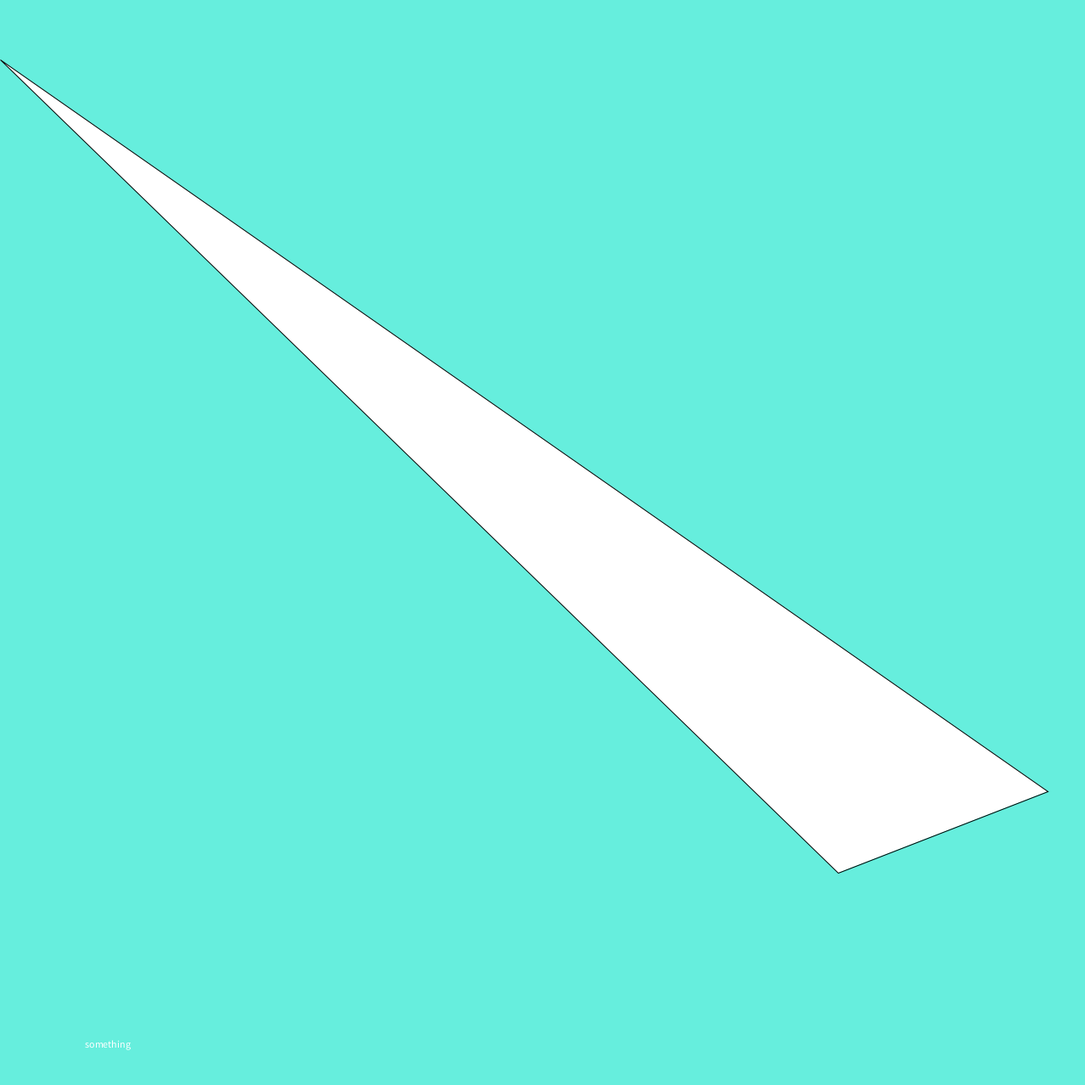
Frame 1 (no input)
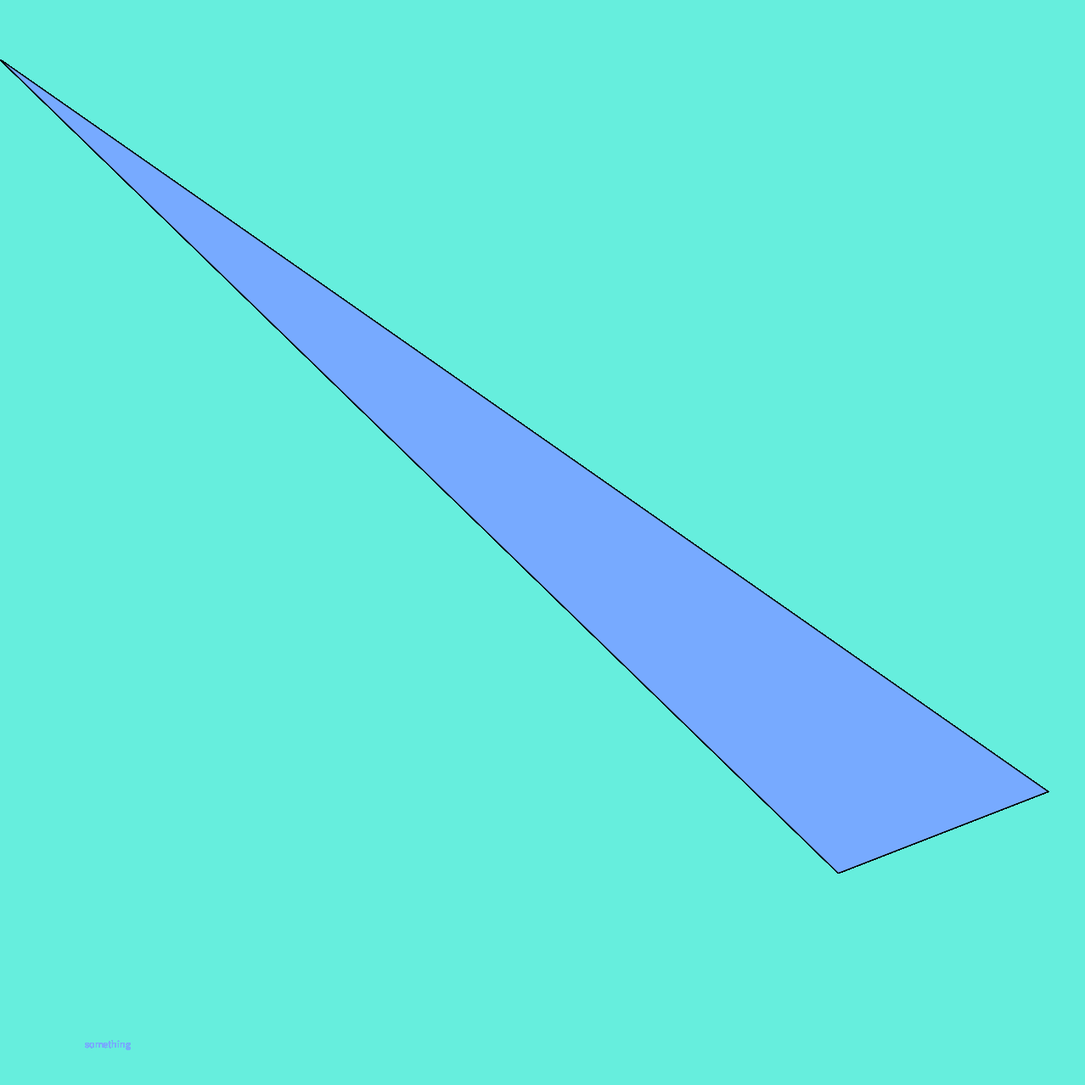
Frame 60 (the mouse pressed at the canvas centre just before this capture)
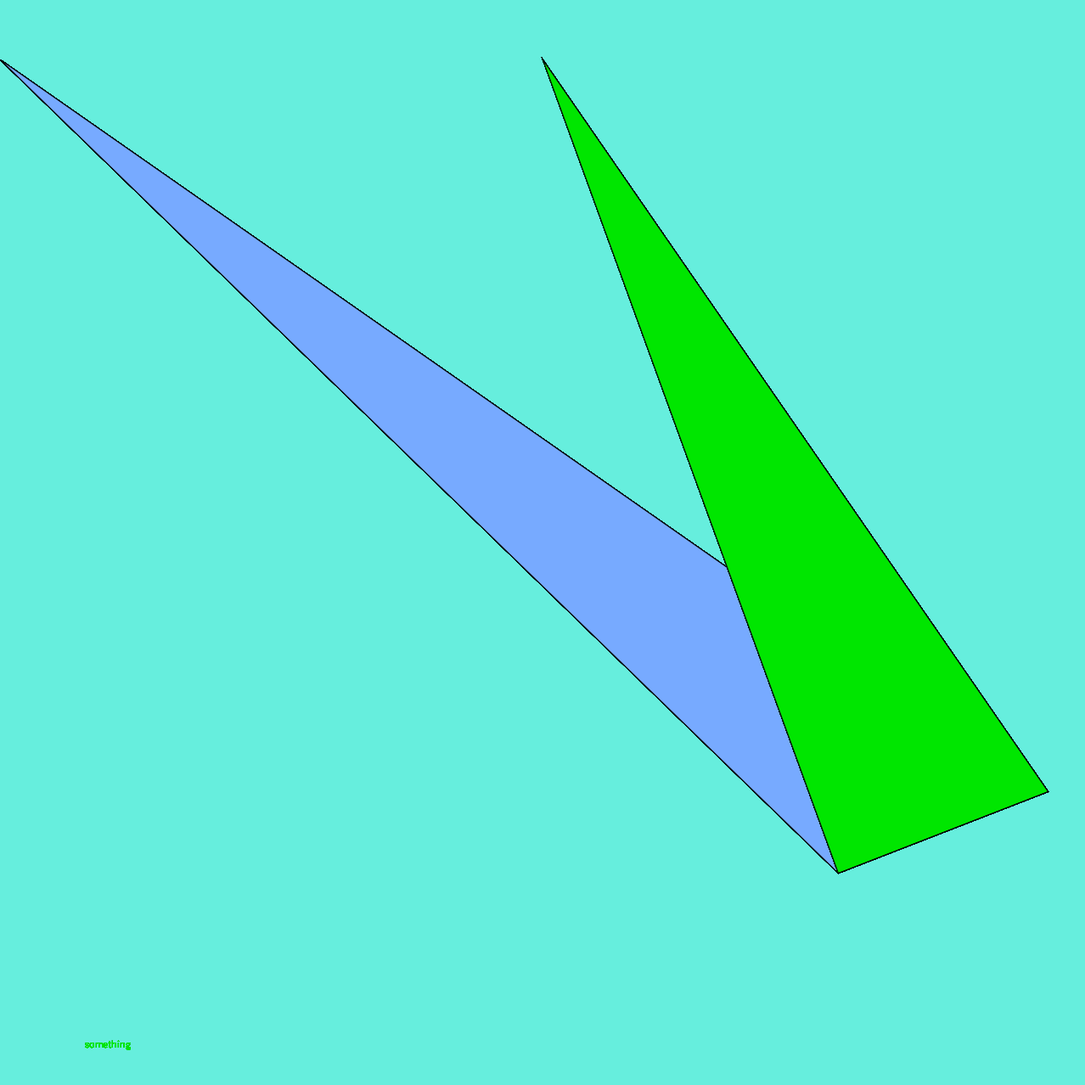
Frame 120 (the mouse held since frame 60 and released just before this capture)

The Processing sketch that drew these frames (run headless with seeded random() and noise(); from frame 60 on, the mouse is pressed at the canvas centre):

// Processing sketch: sketch_140805c
// ── sketch_140805c.pde
void setup()
{
  size(1278,1278);
  background(102, 238, 221);
}


void draw()
{
  println(mouseY);
  
  triangle(mouseY,70,987,1028,1234,932);
 
  text("something",100,1234);

  if (mousePressed)
  {
    fill(0, 230, 0);
  }
  else
  {
    fill(119, 170, 255);
  }
}
